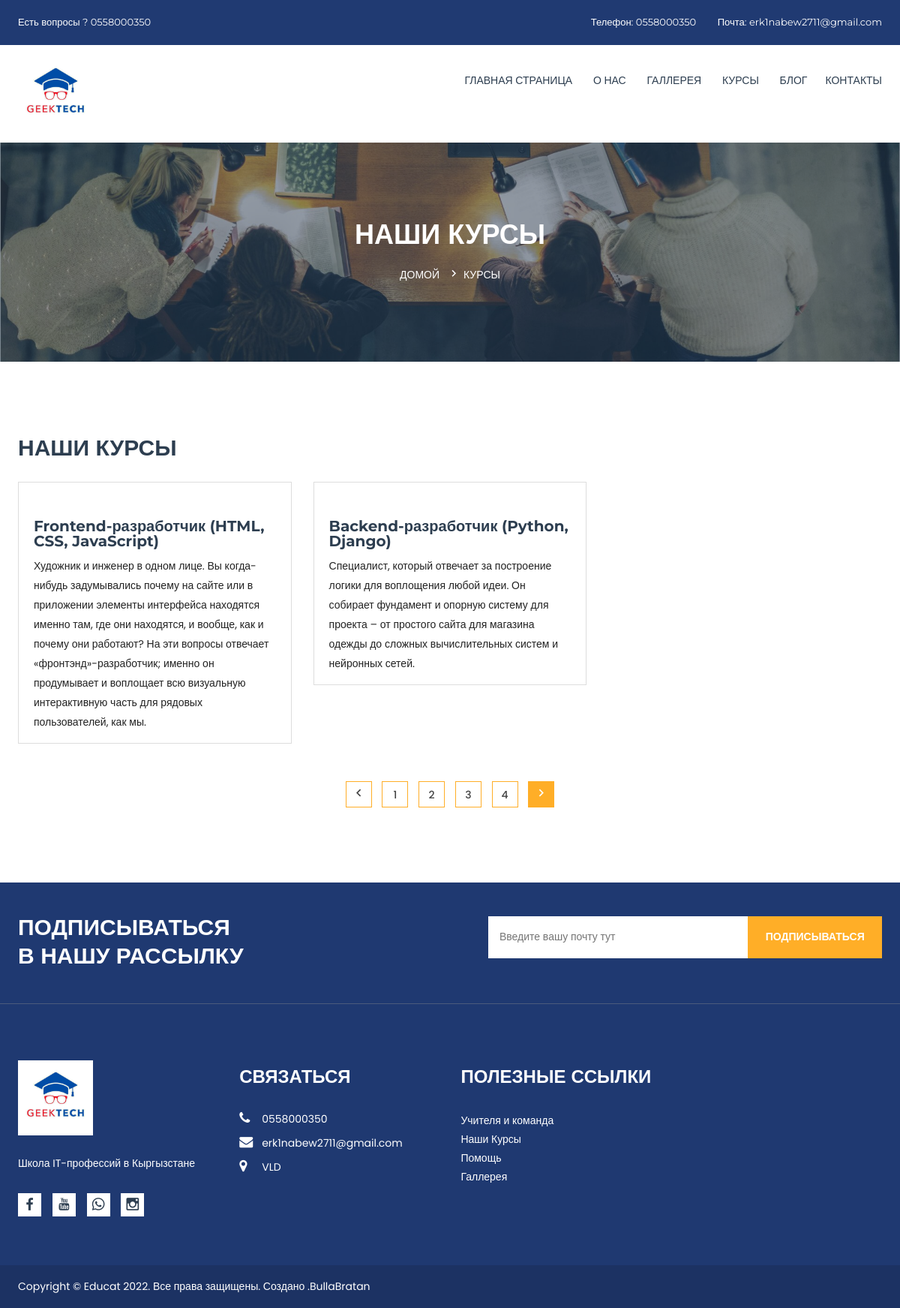
Page /course/ on the earlier database version.
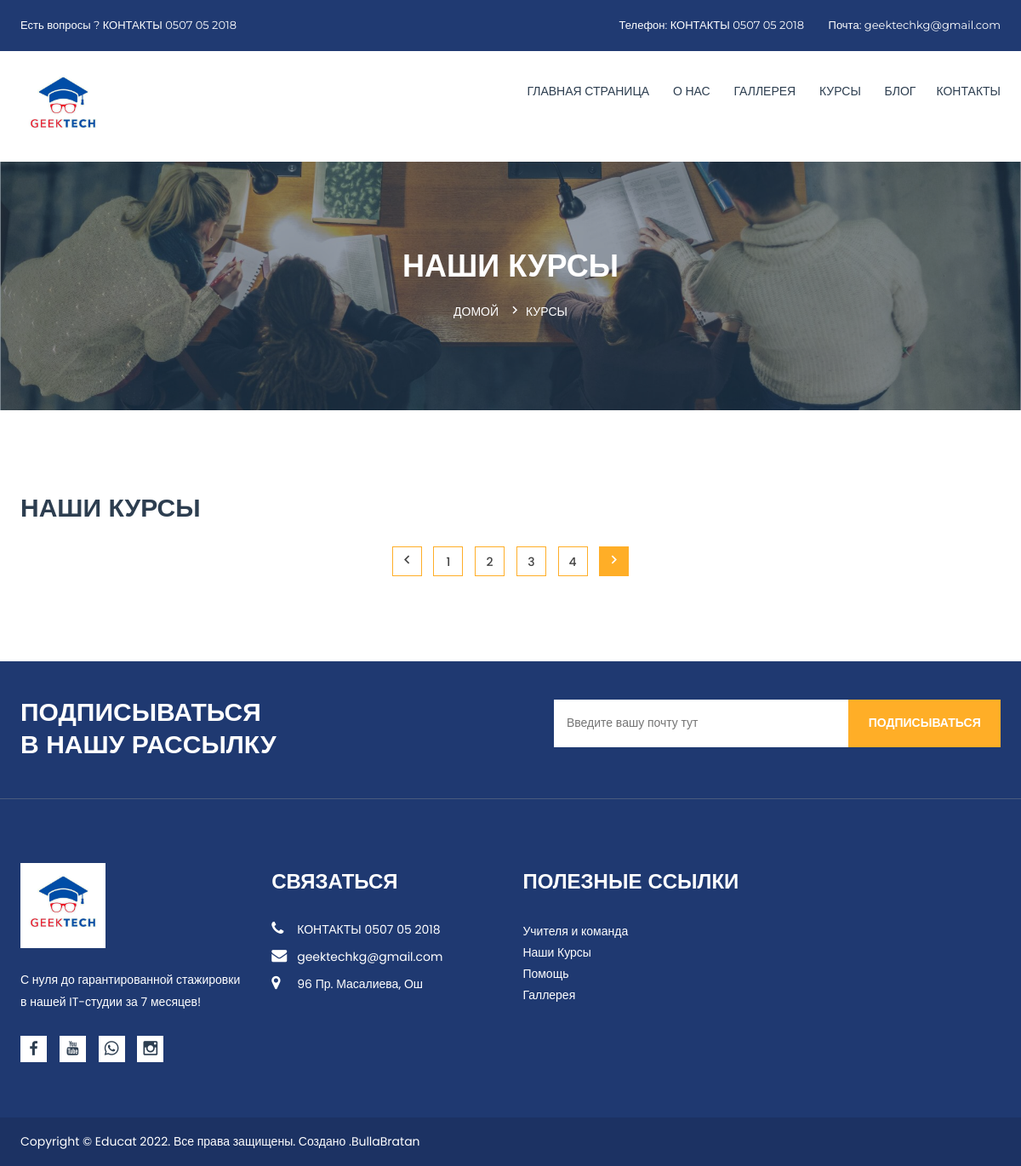
Same page on the later database version.
### apps/contacts/models.py (models this page shows, shortened)
class Contacts(models.Model):
    address = models.CharField(
        max_length = 255,
        verbose_name="Адрес: "
    )
    phone = models.CharField(
        max_length=255,
        verbose_name="Тел.ном: "
    )
    email = models.CharField(
        max_length=255,
        verbose_name="Почта: "
    )
    faceebook = models.URLField(
        verbose_name="Facebook",
        blank=True, null=True
    )
    instagram = models.URLField(
        verbose_name="Instagram",
        blank=True, null=True
    )
    youtube = models.URLField(
        verbose_name="YouTube",
        blank=True, null=True
    )
    whatsapp = models.URLField(
        verbose_name="WhatsApp",
        blank=True, null=True
    )
    class Meta:
        verbose_name = "Контакты"
        verbose_name_plural = "Контакты"

### apps/settings/models.py (models this page shows, shortened)
class Settins(models.Model):
    image = models.ImageField(
        upload_to='Site_image',
        verbose_name="Логотип"
    )
    name = models.CharField(
        max_length=255,
        verbose_name="Название сайта"
    )
    description = models.TextField(
        verbose_name="Описание сайта"
    )
    class Meta:
        verbose_name = "Настройки"
        verbose_name_plural = "Настройки"

### apps/course/models.py (models this page shows, shortened)
class Course(models.Model):
    image = models.ImageField(
        upload_to="couse_image",
        verbose_name="Фотография"
    )
    name = models.CharField(
        max_length=244,
        verbose_name="Название курса"
    )
    description = models.TextField(
        verbose_name="Описание"
    )
    class Meta:
        verbose_name = "Курсы"
        verbose_name_plural = "Курсы"

### apps/course/views.py (the view, shortened to what this page needs)
# urls.py: path('course/', course, name="course"),
def course(request):
    settings = Settins.objects.latest('id')
    course = Course.objects.all()
    contacts = Contacts.objects.latest('id')
    context = {
        'settings': settings,
        'course': course,
        'contacts': contacts,
    }
    return render(request, 'course.html', context)

### templates/course.html
{% extends 'homepage.html'%}
{%load static %}
{%block content%}
                {% include 'header.html'%}
                <div class="breadcrumb-banner-area">
                    <div class="container">
                        <div class="row">
                            <div class="col-md-12">
                                <div class="breadcrumb-text">
                                    <h1 class="text-center">Наши  Курсы</h1>
                                    <div class="breadcrumb-bar">
                                        <ul class="breadcrumb text-center">
                                            <li><a href="{% url 'index'%}">Домой</a></li>
                                            <li>Курсы</li>
                                        </ul>
                                    </div>
                                </div>
                            </div>
                        </div>
                    </div>
                </div>
                <div class="course-area bg-white section-padding">
                    <div class="container">
                        <div class="row">
                            <div class="col-md-12">
                                <div class="section-title-wrapper">
                                    <div class="section-title">
                                        <h3>Наши Курсы</h3>
                                    </div>
                                </div>
                            </div>
                        </div>
                        <div class="row">
                            {%for course in course%}
                            <div class="col-lg-4 col-md-6 col-12">
                                <div class="single-item mb-50">
                                    <div class="single-item-image overlay-effect">
                                        <a href="{% url 'course_detail' course.id%}"><img src="{{course.image.url}}" alt=""></a>
                                    </div>
                                    <div class="single-item-text">
                                        <h4><a href="{% url 'news_detail' course.id%}">{{course.name}}</a></h4>
                                        <p>{{course.description}}</p>
                                    </div>
                                </div>
                            </div>
                            {%endfor%}
                        </div>
                        <div class="row">
                            <div class="col-md-12">
                                <div class="pagination-content number">
                                    <ul class="pagination">
                                        <li><a href="#"><i class="zmdi zmdi-chevron-left"></i></a></li>
                                        <li><a href="#">1</a></li>
                                        <li><a href="#">2</a></li>
                                        <li><a href="#">3</a></li>
                                        <li><a href="#">4</a></li>
                                        <li class="current"><a href="#"><i class="zmdi zmdi-chevron-right"></i></a></li>
                                    </ul>
                                </div>
                            </div>
                        </div>
                    </div>
                </div>
                {% include 'footer.html'%}
{%endblock%}

### templates/homepage.html (shortened to what this page needs)
{%load static %}
<!doctype html>
<html class="no-js" lang="en">
    <head>
        <link rel="stylesheet" href="{% static 'css/bootstrap.min.css' %}">
        <link rel="stylesheet" href="{% static 'css/font-awesome.min.css' %}">
        <link rel="stylesheet" href="{% static 'css/material-design-iconic-font.min.css' %}">
        <link rel="stylesheet" href="{% static 'css/plugin.css' %}">
        <link rel="stylesheet" href="{% static 'style.css' %}">
        <link rel="stylesheet" href="{% static 'css/responsive.css' %}">
    </head>
    <body>
        <div class="as-mainwrapper">
            <div class="bg-white">
        {%block content%}
        {%endblock%}
            </div>
        </div>
    </body>
</html>

### templates/header.html (shortened to what this page needs)
{%load static%}
<header>
    <div class="header-top">
        <div class="container">
            <div class="row">
                <div class="col-lg-7 col-md-6 col-12">
                    <span>Есть вопросы ? {{contacts.phone}}</span>
                </div>
                <div class="col-lg-5 col-md-6 col-12">
                    <div class="header-top-right">
                        <span>Телефон: {{contacts.phone}}</span>
                        <span>Почта: {{contacts.email}}</span>
                    </div>
                </div>
            </div>
        </div>
    </div>
    <div class="header-logo-menu sticker">
        <div class="container">
            <div class="row">
                <div class="col-lg-3 col-12">
                    <div class="logo">
                        <a href="{% url 'index'%}"><img src="{{settings.image.url}}" width = '100px' alt="EDUCAT"></a>
                    </div>
                </div>
                <div class="col-lg-9 col-12">
                    <div class="mainmenu-area pull-right">
                        <div class="mainmenu d-none d-lg-block">
                            <nav>
                                <ul id="nav">
                                    <li class="current"><a href="{% url 'index'%}">Главная страница </a>
                                    </li>
                                    <li><a href="{% url 'about'%}">О нас</a></li>
                                    <li><a href="{% url 'gallery'%}">Галлерея</a>
                                    </li>
                                    <li><a href="{% url 'course'%}">Курсы</a>
                                    </li>
                                    <li><a href="{% url 'news'%}">Блог</a>
                                    <li><a href="{% url 'contact'%}">Контакты</a></li>
                                </ul>
                            </nav>
                        </div>
                    </div>
                </div>
            </div>
        </div>
    </div>
</header>

### templates/footer.html (shortened to what this page needs)
{% load static %}
<footer>
    <div class="newsletter-area">
        <div class="container">
            <div class="row">
                <div class="col-lg-5 col-md-5">
                    <div class="newsletter-content">
                        <h3>ПОДПИСЫВАТЬСЯ</h3>
                        <h2>
                            В НАШУ РАССЫЛКУ</h2>
                    </div>
                </div>
                <div class="col-lg-7 col-md-7">
                    <div class="newsletter-form angle">
                        <form method = "POST">
                            <div class="subscribe-form">
                                <input name="email"  placeholder="Введите вашу почту тут">
                                <button name="submit" type="submit">ПОДПИСЫВАТЬСЯ</button>
                            </div>
                        </form>
                    </div>
                </div>
            </div>
        </div>
    </div>
    <div class="footer-widget-area">
        <div class="container">
            <div class="row">
                <div class="col-lg-3 col-md-6">
                    <div class="single-footer-widget">
                        <div class="footer-logo">
                            <a href="{% url 'index'%}"><img src="{{settings.image.url}}" width = "100px"alt=""></a>
                        </div>
                        <p>{{settings.description}}</p>
                        <div class="social-icons">
                            <a href="{{contacts.facebook}}"><i class="zmdi zmdi-facebook"></i></a>
                            <a href="{{contacts.youtube}}"><i class="zmdi zmdi-youtube"></i></a>
                            <a href="{{contacts.whatsapp}}"><i class="zmdi zmdi-whatsapp"></i></a>
                            <a href="{{contacts.instagram}}"><i class="zmdi zmdi-instagram"></i></a>
                        </div>
                    </div>
                </div>
                <div class="col-lg-3 col-md-6">
                    <div class="single-footer-widget">
                        <h3>СВЯЗАТЬСЯ</h3>
                        <a href="tel:555-555-1212"><i class="fa fa-phone"></i>{{contacts.phone}}</a>
                        <span><i class="fa fa-envelope"></i>{{contacts.email}}</span>
                        <span><i class="fa fa-map-marker"></i>{{contacts.address}}</span>
                    </div>
                </div>
                <div class="col-lg-3 col-md-6">
                    <div class="single-footer-widget">
                        <h3>Полезные Ссылки </h3>
                        <ul class="footer-list">
                            <li><a href="{% url 'about'%}">Учителя и команда </a></li>
                            <li><a href="{% url 'course'%}">Наши  Курсы</a></li>
                            <li><a href="{% url 'contact'%}">Помощь</a></li>
                            <li><a href="{%url 'gallery'%}">Галлерея </a></li>
                        </ul>
                    </div>
                </div>
            </div>
        </div>
    </div>
    <div class="footer-area">
        <div class="container">
            <div class="row">
                <div class="col-lg-6 col-md-7 col-12">
                    <span>Copyright &copy; Educat 2022. Все права защищены. Создано .<a href="https://github.com/Nurbolottop">BullaBratan</a></span>
                </div>
                <div class="col-lg-6 col-md-5 col-12">
                </div>
            </div>
        </div>
    </div>
</footer>

### static/css/responsive.css (style rules this page uses)
@media (min-width: 1200px) and (max-width: 1500px) { .container { width: 1230px } }
@media (min-width: 1200px) and (max-width: 1500px) { .as-mainwrapper .container { width: 1200px } }
@media (min-width: 1200px) and (max-width: 1500px) { .header-top:before { width: 44%; } }
@media (min-width: 1200px) and (max-width: 1500px) { .header-top:after { right: 44%; } }
@media (min-width: 1200px) and (max-width: 1500px) { .newsletter-area:before { width: 46.5%; } }
@media (min-width: 1200px) and (max-width: 1500px) { .newsletter-area:after { left: 46.5%; } }

Differences in the rows shown:
removed Course: name "Frontend-разработчик (HTML, CSS, JavaScript)", description "Художник и инженер в одном лице. Вы когда-нибудь задумывались почему на сайте или в приложении элементы интерфейса находятся именно там, где они находятся, и вообще, как и почему они работают? На эти вопросы отвечает «фронтэнд»-разработчик; именно он продумывает и воплощает всю визуальную интерактивную часть для рядовых пользователей, как мы."
removed Course: name "Backend-разработчик (Python, Django)", description "Специалист, который отвечает за построение логики для воплощения любой идеи. Он собирает фундамент и опорную систему для проекта – от простого сайта для магазина одежды до сложных вычислительных систем и нейронных сетей."
changed Contacts: phone "0558000350" → "КОНТАКТЫ 0507 05 2018"; email "erk1nabew2711@gmail.com" → "geektechkg@gmail.com"; address "VLD" → "96 Пр. Масалиева, Ош"
changed Settins: description "Школа IT-профессий в Кыргызстане" → "С нуля до гарантированной стажировки в нашей IT-студии за 7 месяцев!"
